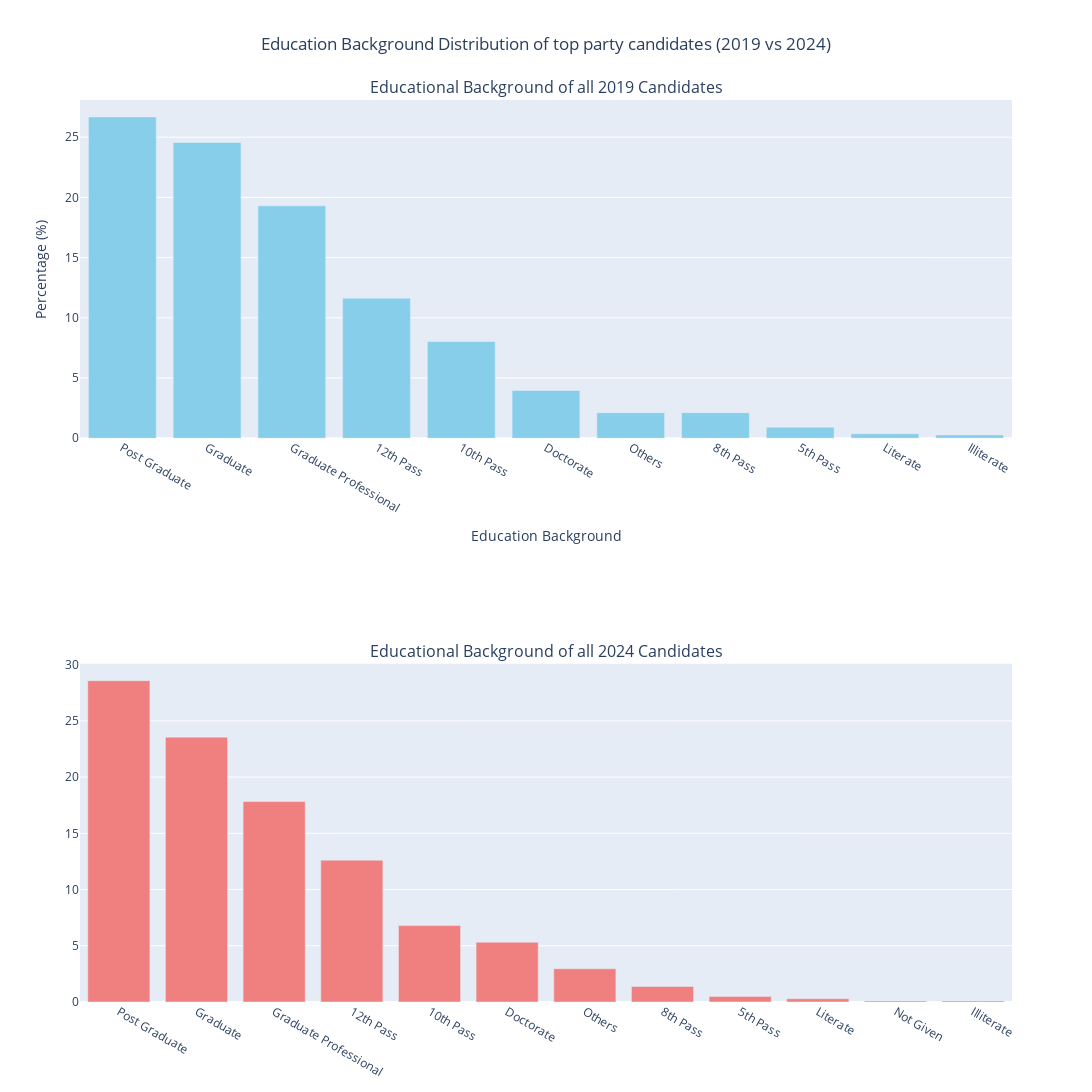

Notebook cell for this chart:
### Code cell
fig = make_subplots(
    rows=2, cols=1,  # Specify two rows and one column
    subplot_titles=[
        f'Educational Background of all 2019 Candidates', 
        f'Educational Background of all 2024 Candidates'
    ]
)

# Add bar chart for 2019
fig.add_trace(
    go.Bar(
        x=top_data_2019.index,  # Education levels
        y=top_data_2019.values,  # Percentages
        name='2019',
        marker=dict(color='skyblue')
    ),
    row=1, col=1
)

# Add bar chart for 2024
fig.add_trace(
    go.Bar(
        x=top_data_2024.index,  # Education levels
        y=top_data_2024.values,  # Percentages
        name='2024',
        marker=dict(color='lightcoral')
    ),
    row=2, col=1
)

# Update layout
fig.update_layout(
    title_text='Education Background Distribution of top party candidates (2019 vs 2024)',
    title_x=0.5,  # Center the title
    height=1200,  # Increase the height for stacked charts
    width=1500,  # Set a reasonable width
    xaxis_title='Education Background',
    yaxis_title='Percentage (%)',
    showlegend=False  # Hide the legend
)

# Show the figure
fig.show()

### Figure 1 — Plotly figure (JSON) as saved in the notebook; plotly's stock layout.template omitted (floating-point values rounded to 4 significant figures)
{"data": [{"marker": {"color": "skyblue"}, "name": "2019", "type": "bar", "x": ["Post Graduate", "Graduate", "Graduate Professional", "12th Pass", "10th Pass", "Doctorate", "Others", "8th Pass", "5th Pass", "Literate", "Illiterate"], "xaxis": "x", "y": [26.69, 24.56, 19.3, 11.63, 8.033, 3.97, 2.124, 2.124, 0.9234, 0.3693, 0.277], "yaxis": "y"}, {"marker": {"color": "lightcoral"}, "name": "2024", "type": "bar", "x": ["Post Graduate", "Graduate", "Graduate Professional", "12th Pass", "10th Pass", "Doctorate", "Others", "8th Pass", "5th Pass", "Literate", "Not Given", "Illiterate"], "xaxis": "x2", "y": [28.57, 23.55, 17.83, 12.61, 6.798, 5.32, 2.956, 1.379, 0.4926, 0.2956, 0.09852, 0.09852], "yaxis": "y2"}], "layout": {"annotations": [{"font": {"size": 16}, "showarrow": false, "text": "Educational Background of all 2019 Candidates", "x": 0.5, "xanchor": "center", "xref": "paper", "y": 1, "yanchor": "bottom", "yref": "paper"}, {"font": {"size": 16}, "showarrow": false, "text": "Educational Background of all 2024 Candidates", "x": 0.5, "xanchor": "center", "xref": "paper", "y": 0.375, "yanchor": "bottom", "yref": "paper"}], "height": 1200, "showlegend": false, "title": {"text": "Education Background Distribution of top party candidates (2019 vs 2024)", "x": 0.5}, "width": 1500, "xaxis": {"anchor": "y", "domain": [0, 1], "title": {"text": "Education Background"}}, "xaxis2": {"anchor": "y2", "domain": [0, 1]}, "yaxis": {"anchor": "x", "domain": [0.625, 1], "title": {"text": "Percentage (%)"}}, "yaxis2": {"anchor": "x2", "domain": [0, 0.375]}}}
